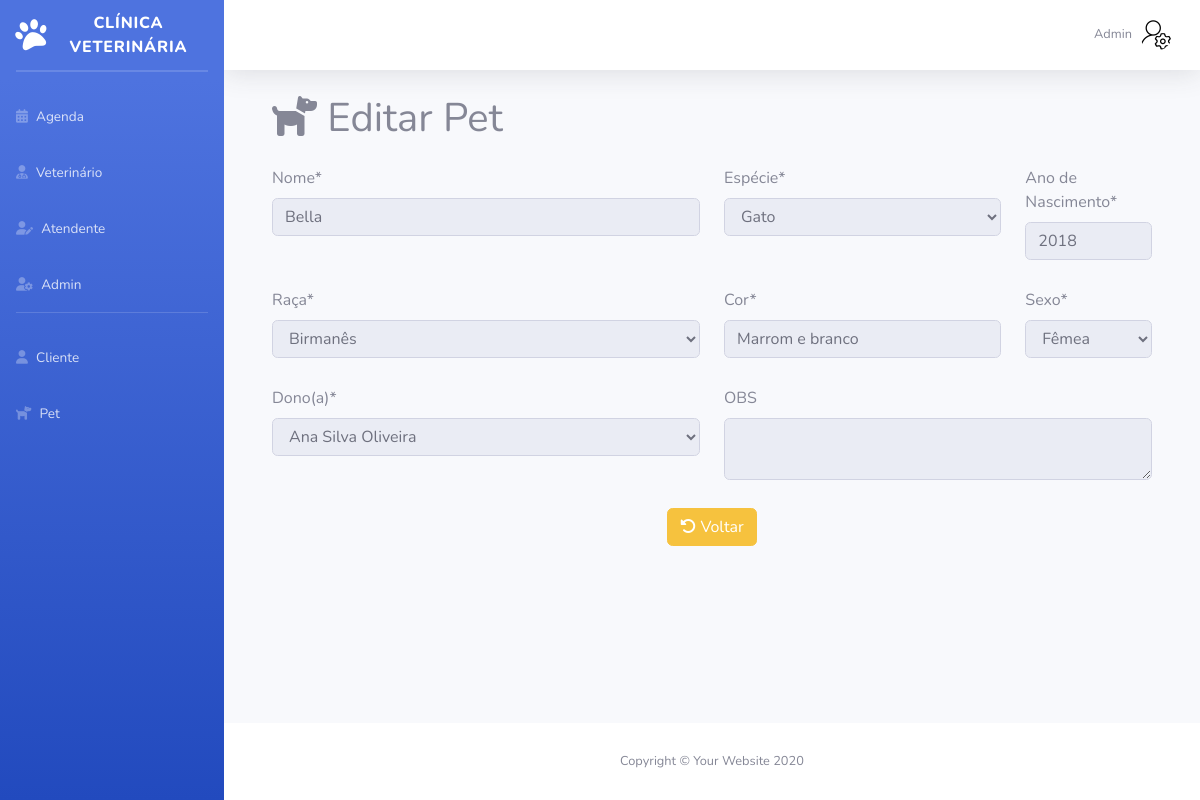
Before: /Sistema/Admin/olharPet.php?id=2 (signed in) with the older database file.
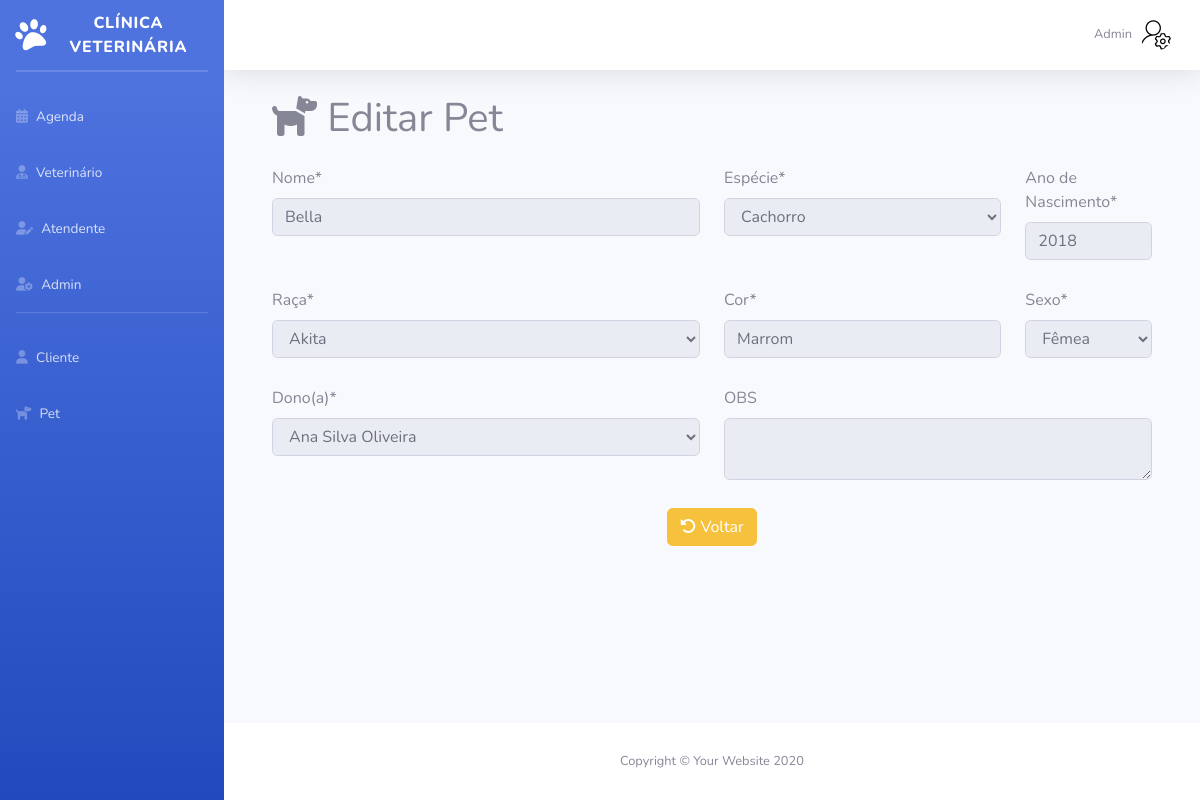
After: the same page with the newer database file.
### tables this page shows
CREATE TABLE `pet` (
  `id` int(11) NOT NULL,
  `statusPet` varchar(10) NOT NULL,
  `nome` varchar(100) NOT NULL,
  `especie` varchar(50) NOT NULL,
  `anoNascimento` int(11) NOT NULL,
  `sexo` varchar(15) NOT NULL,
  `cor` varchar(50) NOT NULL,
  `obs` varchar(300) DEFAULT NULL,
  `cliente_id` int(11) NOT NULL,
  `raca_id` int(11) DEFAULT NULL
);

### Sistema/Admin/olharPet.php (the view, shortened to what the changed rows need)
<?php
require_once("conexao.php");
$sql = "select * from pet where id = " . $_GET['id'];
$resultado = mysqli_query($conexao, $sql);
$linha = mysqli_fetch_array($resultado);
?>
<!DOCTYPE html>
<html lang="pt-br">
<head>
    <link href="vendor/fontawesome-free/css/all.min.css" rel="stylesheet" type="text/css">
    <link href="css/sb-admin-2.min.css" rel="stylesheet">
</head>
<body id="page-top">
    <div id="wrapper">
        <div id="content-wrapper" class="d-flex flex-column">
            <div id="content">
                <div class="container-fluid">
                    <div class="container">
                        <h1 class="mb-4"><i class="fa-solid fa-dog"></i> Editar Pet</h1>
                        <form method="post">
                            <div class="row">
                                <div class="col-6">
                                    <div class="mb-1">
                                        <label for="nomePet" class="form-label">Nome*</label>
                                        <input id="nomePet" name="nomePet" oninput="validarLetras(this)" type="text" class="form-control" value="<?= $linha['nome'] ?>" disabled><br>
                                    </div>
                                </div>
                                <div class="col-4">
                                    <div class="mb-1">
                                        <label for="especie" class="form-label">Espécie*</label>
                                        <select id="especie" name="especie" class="form-control" onchange="atualizarRacas(this.value)" disabled>
                                            <?php
                                            $opcoes = ["Cachorro" => "Cachorro", "Gato" => "Gato", "Roedor" => "Roedor", "Ave" => "Ave"];
                                            foreach ($opcoes as $valor => $rotulo) {
                                                $selected = ($linha["especie"] == $valor) ? "selected" : "";
                                                echo "<option value='$valor' $selected>$rotulo</option>";
                                            }
                                            ?>
                                        </select> <br>
                                    </div>
                                </div>
                                <div class="col-2">
                                    <div class="mb-1">
                                        <label for="anoNascimento" class="form-label">Ano de Nascimento*</label>
                                        <input id="anoNascimento" name="anoNascimento" min="1900" max="<?php echo date('Y'); ?>" type="number" class="form-control" value="<?= $linha['anoNascimento'] ?>" disabled><br>
                                    </div>
                                </div>
                            </div>
                            <div class="row">
                                <div class="col-6">
                                    <div class="mb-1">
                                        <label for="raca_id" class="form-label">Raça*</label>
                                        <select id="raca_id" name="raca_id" class="form-control" disabled>
                                            <?php
                                            $sqlRacas = "SELECT p.id, r.id as racaId, r.nome as racaNome FROM pet p
                                            INNER JOIN raca r ON p.raca_id = r.id
                                            WHERE p.id = " . $_GET['id'];
                                            $resultadoRacas = mysqli_query($conexao, $sqlRacas);
                                            if ($raca = mysqli_fetch_array($resultadoRacas)) {
                                                $racaAssociadaId = $raca['racaId'];
                                            }
                                            $sqlTodasRacas = "SELECT id, nome FROM raca";
                                            $resultadoTodasRacas = mysqli_query($conexao, $sqlTodasRacas);
                                            while ($racaAtual = mysqli_fetch_array($resultadoTodasRacas)) {
                                                $selected = ($racaAtual['id'] == $racaAssociadaId) ? "selected" : "";
                                                echo "<option value='{$racaAtual['id']}' $selected>{$racaAtual['nome']}</option>";
                                            }
                                            ?>
                                        </select>
                                    </div> <br>
                                </div>
                                <div class="col-4">
                                    <div class="mb-1">
                                        <label for="cor" class="form-label">Cor*</label>
                                        <input id="cor" name="cor" type="text" pattern="[^0-9]*" class="form-control" value="<?= $linha['cor'] ?>" disabled><br>
                                    </div>
                                </div>
                            </div>
                    </div>
                    </form><br>
                    <?php
                    require_once("footer.php");
                    ?>
</body>
</html>

Changed rows visible on the page:
changed pet "Bella": cor "Marrom e branco" → "Marrom"
Other visible differences:
form field especie: "Gato" → "Cachorro"
form field raca_id: "Birmanês" → "Akita"
